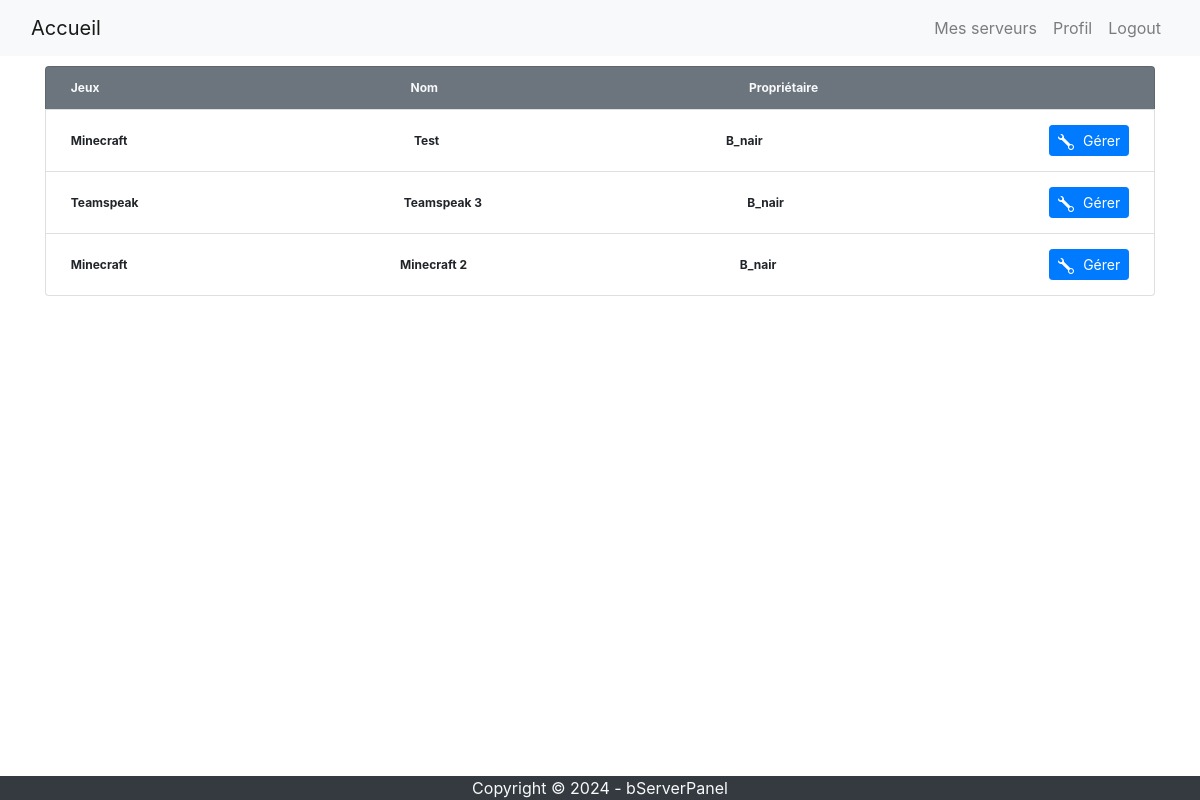
The page /panel/servers/ (signed in) on the database its author committed.
### serverpanel/models.py (models this page shows, shortened)
class Server(models.Model):
    name = models.CharField(max_length=255, default="server")
    directory = models.CharField(max_length=255, default=None, null=True)
    owner = models.ManyToManyField('accounts.PanelUser')
    game = models.ForeignKey('Game', on_delete=models.CASCADE)
    configuration = models.ForeignKey('Configuration', on_delete=models.CASCADE, default=None, null=True)
    max_ram = models.IntegerField(default=2)
    start_command = models.CharField(max_length=255)
    stop_command = models.CharField(max_length=255)

class Game(models.Model):
    name = models.CharField(max_length=255)
    stop_type = models.CharField(max_length=255, default="OS_COMMAND - PROGRAM_COMMAND")
    stop_command = models.CharField(max_length=255, default="stop")

### serverpanel/views.py (the view)
# urls.py: path('servers/', views.panel_server_list, name='server-list'),
@login_required(login_url='/users/login')
def panel_server_list(request):
    try:
        paneluser = PanelUser.objects.get(user=request.user)
        servers = Server.objects.all().filter(owner=paneluser)
        return render(request, 'server-list.html', {'servers': servers, 'paneluser': paneluser})
    except PanelUser.DoesNotExist:
        return render(request, 'server-list.html', {})

### serverpanel/templates/server-list.html (shortened to what this page needs)
{% extends 'base.html' %}
{% block content %}
<div class="container">
    <div class="row" style="margin-bottom: 100px; margin-top: 10px">
        <div class="col-md-12">
            <ul class="list-group">
                <li class="list-group-item d-flex justify-content-between align-items-center text-light bg-secondary">
                    <span class="badge">Jeux</span>
                    <span class="badge">Nom</span>
                    <span class="badge">Propriétaire</span>
                    <span class="badge"> </span>
                </li>
                {% for server in servers %}
                <li class="list-group-item d-flex justify-content-between align-items-center">
                    <span class="badge">{{server.game.name}}</span>
                    <span class="badge">{{server.name}}</span>
                    <span class="badge">{{user.username}}</span>
                    <span class="badge">
                        <a class="btn btn-primary btn-sm" href="/panel/server/{{server.id}}">
                        Gérer</a>
                    </span>
                </li>
                {% endfor %}
            </ul>
        </div>
    </div>
</div>
{% endblock %}

### rows shown on the page
Server: game.name "Minecraft", name "Test"
Server: game.name "Teamspeak", name "Teamspeak 3"
Server: game.name "Minecraft", name "Minecraft 2"

### other values the page prints
{{ user.username }} "B_nair"
